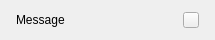
<?xml version="1.0" encoding="UTF-8"?>
<ui version="4.0">
 <class>HeaderlessInfoNotification</class>
 <widget class="QWidget" name="HeaderlessInfoNotification">
  <property name="geometry">
   <rect>
    <x>0</x>
    <y>0</y>
    <width>215</width>
    <height>40</height>
   </rect>
  </property>
  <property name="windowTitle">
   <string>Form</string>
  </property>
  <layout class="QHBoxLayout" name="horizontalLayout" stretch="1,0">
   <property name="spacing">
    <number>0</number>
   </property>
   <property name="leftMargin">
    <number>16</number>
   </property>
   <property name="topMargin">
    <number>12</number>
   </property>
   <property name="rightMargin">
    <number>16</number>
   </property>
   <property name="bottomMargin">
    <number>12</number>
   </property>
   <item>
    <widget class="QLabel" name="textLabel">
     <property name="text">
      <string>Message</string>
     </property>
     <property name="wordWrap">
      <bool>true</bool>
     </property>
    </widget>
   </item>
   <item>
    <widget class="QPushButton" name="closeBtn">
     <property name="minimumSize">
      <size>
       <width>16</width>
       <height>16</height>
      </size>
     </property>
     <property name="maximumSize">
      <size>
       <width>16</width>
       <height>16</height>
      </size>
     </property>
     <property name="text">
      <string/>
     </property>
     <property name="icon">
      <iconset resource="../../../resource.qrc">
       <normaloff>:/resource/icons/icon_cross_white.png</normaloff>:/resource/icons/icon_cross_white.png</iconset>
     </property>
    </widget>
   </item>
  </layout>
 </widget>
 <resources>
  <include location="../../../resource.qrc"/>
 </resources>
 <connections/>
</ui>
